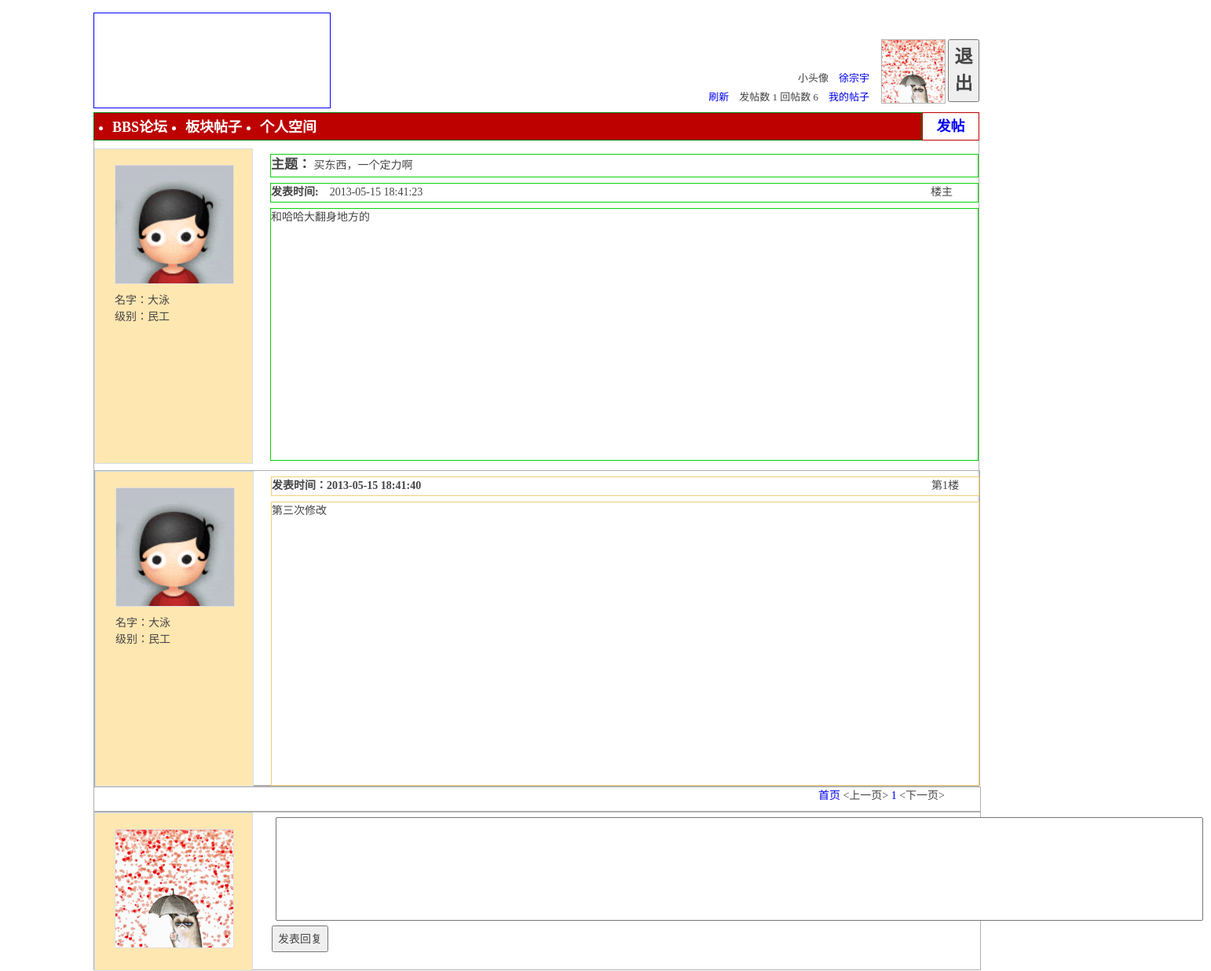
Page /fd_bbs/faces/SomeMessage.php?id=22&page=0&numofpages=1&endnum=1 (signed in) on the committed database.
### tables this page shows
CREATE TABLE IF NOT EXISTS `title` (
  `title_id` bigint(20) NOT NULL AUTO_INCREMENT,
  `plate_name` varchar(32) NOT NULL,
  `auther` varchar(32) NOT NULL,
  `theme` varchar(128) NOT NULL,
  `content` text NOT NULL,
  `title_time` datetime NOT NULL,
  PRIMARY KEY (`title_id`),
  KEY `ti1` (`plate_name`),
  KEY `ti2` (`auther`)
);

CREATE TABLE IF NOT EXISTS `user` (
  `name` varchar(32) NOT NULL,
  `password` varchar(32) NOT NULL,
  `sex` char(16) DEFAULT NULL,
  `email` varchar(64) NOT NULL,
  `grade` varchar(32) NOT NULL,
  `pic` varchar(128) DEFAULT NULL,
  `useornot` tinyint(4) NOT NULL,
  `whichPlate` varchar(32) DEFAULT NULL,
  PRIMARY KEY (`name`),
  KEY `us1` (`whichPlate`)
);

### fd_bbs/faces/SomeMessage.php (the view, shortened to what this page needs)
<html>
<head>
<link rel="stylesheet" type="text/css" href="css/SomeMessage.css"/>
<?php
	require_once '../PhpBackstage/Sql_handle.php';
	$whichPlate=$_SESSION['whichPlate'];
	$username=$_SESSION['username'];
	$pic=$_SESSION['pic'];
	$sql=new SqlTool();
	$id=$_GET['id'];
	$page=$_GET['page'];
	$centence="select auther,theme,content,title_time,grade,whichPlate,pic from title,user where name=auther and title_id='".$id."'";
	$ct_huitie="select reply_people,grade,whichPlate,reply_time,reply_content,reply_id from title,user,
			reply_title where title.title_id=reply_title.title_id and reply_title.title_id=".$id." and reply_people=name order by reply_time asc limit ".$page.",6";
	$ct_pic="select pic from user,title where user.name=title.auther and title_id='".$id."'";
	$res_pic=$sql->dql_handle($ct_pic);
	$res=$sql->dql_handle($centence);
	$res_huitie=$sql->dql_handle($ct_huitie);
	$row_louzhu=mysql_fetch_row($res);
	$of_title="select title_id from title where auther='".$username."'";
	$of_replytitle="select reply_id from reply_title where reply_people='".$username."'";
	$res_numof_title=$sql->dql_handle($of_title);
	$res_numof_replytitle=$sql->dql_handle($of_replytitle);
	$numof_title=mysql_num_rows($res_numof_title);
	$numof_replytitle=mysql_num_rows($res_numof_replytitle);
?>
</head>
<body>
<?php
	$numofpages=$_GET['numofpages'];
	$endnum=$_GET['endnum'];
?>
<div class="main">
	<div class="div1">
		<div class="head_pic"></div>
		<div class="head_user">
			<div>
				<form action="../PhpBackstage/quit.php" method="post">
					<button  class="quit" title="返回登录">退出</button>
				</form>
			</div>
			<div class="user_pic"><a href="UserSpace.php">
			<?php
				if($pic=="no")
				{
					echo "<img src=\"../imges/1.jpg\" style=\"width:100%;height:100%\"/>";
				}
				else
				{
					echo "<img src=\"$pic\"style=\"width:100%;height:100%\"/>";
				}
			?>
			</a></div>
			<div class="user_info">
				<div class="user_info1"><span>小头像　<a href="UserSpace.php"><?php echo "$username";?></a></span></div>
				<div class="user_info2"><span><a href="MainPage.php">刷新　</a></span><span>发帖数&nbsp;<?php echo $numof_title;?></span>
				<span>回帖数&nbsp;<?php echo $numof_replytitle;?>　</span><a href="UserSpace.php"><span>我的帖子</span></a></div>
			</div>
		</div>
	</div>
	<div class="div2">
		<div class="trabecula">
			<ul>
			<li><a href="MainPage.php" title="首页"><span>BBS论坛</span></a></li>
			<li><a href="PlateHandle.php?plate_name=<?php echo $whichPlate;?>" title="版块帖子"><span>板块帖子</span></a></li>
			<li><a href="UserSpace.php" title="个人空间"><span>个人空间</span></a></li>
			</ul>
		</div>
		<div class="post_message"><a href="PostMessage.php"><span>发帖</span></a></div>
	</div>
	<div class="div3">
		<div class="title">
			<div style="width:100%;height:400px;margin-top:10px;display:block" class="louzhu" id="louzhu" >
				<div class="left">
					<div class="pic">
					<?php
						$row_pic=mysql_fetch_row($res_pic);
						if($row_pic[0]=="no")
						{
							echo "<img src=\"../imges/1.jpg\" style=\"width:100%;height:100%\"/>";
						}
						else
						{
							echo "<img src=\"$row_pic[0]\"style=\"width:100%;height:100%\"/>";
						}
					?>
					</div>
					<div class="grade">
						<?php
							echo "<div>名字：$row_louzhu[0]</div>";
							echo "<div>级别：$row_louzhu[4]</div>";
						?>
					</div>
				</div>
				<div class="right">
					<div class="theme">
						<span style="font-weight:bold;font-size:17px;">主题：</span>
						<span><?php echo "$row_louzhu[1]";?></span>
					</div>
					<div class="louceng">
						<span style="width:300px;float:left"><span style="font-weight:bold">发表时间:　</span><?php echo "$row_louzhu[3]";?></span>
						<span style="width:60px;float:right;">楼主</span>
					</div>
					<div class="content">
					<?php echo "$row_louzhu[2]";?>
					</div>
				</div>
			</div>
			<?php
				for($i=$page+1;($i-$page)<=$row_huitie=mysql_fetch_row($res_huitie);$i++)
				{
					echo "<div class=\"huitie\">";
						echo "<div class=\"left\">";
							echo "<div class=\"pic\">";
							$ct_pic="select pic from user,reply_title where user.name=reply_title.reply_people and reply_id='".$row_huitie[5]."'";
							$res_pic=$sql->dql_handle($ct_pic);
							$row_pic=mysql_fetch_row($res_pic);
							if($row_pic[0]=="no")
							{
								echo "<img src=\"../imges/1.jpg\" style=\"width:100%;height:100%\"/>";
							}
							else
							{
								echo "<img src=\"$row_pic[0]\"style=\"width:100%;height:100%\"/>";
							}
							echo "</div>";
							echo "<div class=\"grade\">";
								echo "<div>名字：$row_huitie[0]</div>";
								echo "<div>级别：$row_huitie[1]</div>";
							echo "</div>";
						echo "</div>";
						echo "<div class=\"right\">";
							echo "<div class=\"louceng\">";
								echo "<span style=\"width:300px;float:left\">";
									echo "<span style=\"font-weight:bold\">发表时间：$row_huitie[3]</span></span>";
									echo "<span style=\"width:60px;float:right;\">第<span>$i</span>楼</span>";
							echo "</div>";
							echo "<div class=\"content\">$row_huitie[4]</div>";
						echo "</div>";
					echo "</div>";
				}
			?>
		</div>
		<div style="width:100%;height:30px;border:1px solid #AFAFAF">
			<span style="float:right;margin-right: 45px;">
				<span>
					<a href="../PhpBackstage/FenYe.php?next_before=0&id=<?php echo $id;?>&page=<?php echo $page;?>&numofpages=0&endnum=0">首页</a>
					<?php
						if($page!=0)
						{
							echo "<a href=\"../PhpBackstage/FenYe.php?next_before=2&id=$id&page=$page&tiao_num=0;\">&lt;上一页&gt;</a>";
						}
						else
						{
							echo "<span>&lt;上一页&gt;</span>";
						}
					?>
					<?php
						for($i=1;$i<=$numofpages;$i++)
						{
							$tiao_num=($i-(floor($page/6)+1));
							echo "<a href=\"../PhpBackstage/FenYe.php?next_before=1&id=$id&page=$page&tiao_num=$tiao_num\">$i</a> ";
						}
						if($endnum==0||(floor($page/6)+1==$numofpages))
						{
							echo "<span>&lt;下一页&gt;</span>";
						}
						else
						{
							echo "<a  href=\"../PhpBackstage/FenYe.php?next_before=1&id=$id&page=$page&tiao_num=1;\">&lt;下一页&gt;</a>";
						}
					?>
				</span>
			</span>
		</div>
		<div class="reply">
			<div class="left">
				<div class="pic">
				<?php
				if($pic=="no")
				{
					echo "<img src=\"../imges/1.jpg\" style=\"width:100%;height:100%\"/>";
				}
				else
				{
					echo "<img src=\"$pic\"style=\"width:100%;height:100%\"/>";
				}
				?>
				</div>
			</div>
			<div class="right">
				<form action="#" method="post" onsubmit="subform()" id="form1">
					<div class="reply_content">
						<textarea rows="6" cols="145" name="text_reply" style="margin-left:7px;margin-top:6px;resize:none" id="text_reply"></textarea>
					</div>
					<div class="reply_ok">
						<button type="submit" style="height:34px;">发表回复</button>
					</div>
				</form>
			</div>
		</div>
	</div>
</div>
</body>
</html>

### fd_bbs/faces/css/SomeMessage.css (style rules this page uses)
body, input, button, select, textarea { font: 12px/1.5 Tahoma,'Microsoft Yahei','Simsun'; font-family: Tahoma, 'Microsoft Yahei', Simsun; font-size: 14px; font-style: normal; font-variant: normal; font-weight: normal; line-height: 1.5; color: #444; }
body { padding:0px; }
body, ul, li { padding-left: 0px; }
a { text-decoration:none; }
.main { // border:1px solid red; width:1200; height:auto; margin-left:75px; margin-right:74px; }
.div1 { margin-top:12px; height:130px; }
.user_info { //border:1px solid red; width:223px; height:80px; float:right; }
.user_info,.user_pic,.quit { margin-top:20px; }
.user_info1 { margin-top:40px; width:auto; height:12px; float:right; }
.user_info2 { margin-top:12px; width:auto; float:right; }
.user_info1,.user_info2 { margin-right:12px; font-size:13px; }
.user_pic { margin-left:3px; float:right; width:80px; height:80px; border:1px solid #B4B4B4; }
.quit { font-size:23px; font-weight:bold; font-family:'华文新魏'; //border:1px solide red; width:40px; height:80px; margin-left:3px; margin-bottom:0px; float:right; }
.div2 { margin-top:1px; height:34px; //border:1px solid #B4B4B4; }
.div3 { margin-top:1px; height:400px; //border:1px solid red; }
.div1,.div2,.div3,.div4 { //border:1px solid red; width:94%; margin-left:3%; margin-right:3%; }
.head_pic { width:300px; height:120px; margin-top:4px; margin-bottom:4px; border:1px solid blue; float:left; }
.head_user { //border:1px solid red; width:430px; height:120px; margin-top:4px; margin-bottom:4px; float:right; }
.trabecula { border:1px solid green; width:1053px; height:100%; background:#BD0000; float:left; }
.trabecula li { float:left; line-height:8px; margin-left:23px; color:white; }
.trabecula a { color:white; }
.post_message { border:1px solid #BD0000; //color:black; float:right; width:71px; height:100%; line-height:34px; text-align:center; }
.post_message,.trabecula li { font-size:18px; font-weight:bold; }
.div3 .title { border:1px solid #AFAFAF; }
.div3 .reply { border:1px solid #AFAFAF; }
.huitie { width:100%; height:400px; border:1px solid #AFAFAF; margin-top:10px; }
.left { height:100%; width:200px; float:left; border:1px solid #D1E0EA; background-color:#FFE7B1; }
.left .pic { margin-top:20px; height:150px; }
.left .grade { margin-top:10px; height:90px; margin-left:25px; width:150px; //border:1px solid #FFE7B1; float:left; }
.left .pic { margin-left:25px; width:150px; border:1px solid #E0E0E0; float:left; }
.right { height:90%; width:900px; margin-right:2px; float:right; //border:1px solid blue; }
.right .theme { height:28px; }
.right .louceng { height:23px; }
.right .content { height:320px; }
.right .theme,.right .louceng,.right .content { margin-top:7px; border:1px solid #08D308; width:100%; }
.huitie .right .louceng { border:1px solid #F5CE74; height:23px; width:100%; }
.huitie .right .content { border:1px solid #F5CE74; height:360px; width:100%; }
.huitie .right { //border:1px solid red; margin-top7px; float:right; margin-right:2px; width:900px; height:100%; }
.reply { width:100%; height:200px; //border:1px solid green; }
.reply_content { float:right; //border:1px solid red; margin-right:2px; width:900px; height:140px; }
.reply_ok { float:right; //border:1px solid red; //margin-right:2px; width:900px; height:34px; margin-top:4px; }

### rows in the picture
title: auther "大泳", auther.grade "民工", theme "买东西，一个定力啊", title_time "2013-05-15 18:41:23", content "和哈哈大翻身地方的"

### other values in the picture
$username "徐宗宇"
$numof_title "1"
$numof_replytitle "6"
$row_huitie[0] "大泳"
$row_huitie[1] "民工"
$row_huitie[3] "2013-05-15 18:41:40"
$row_huitie[4] "第三次修改"
